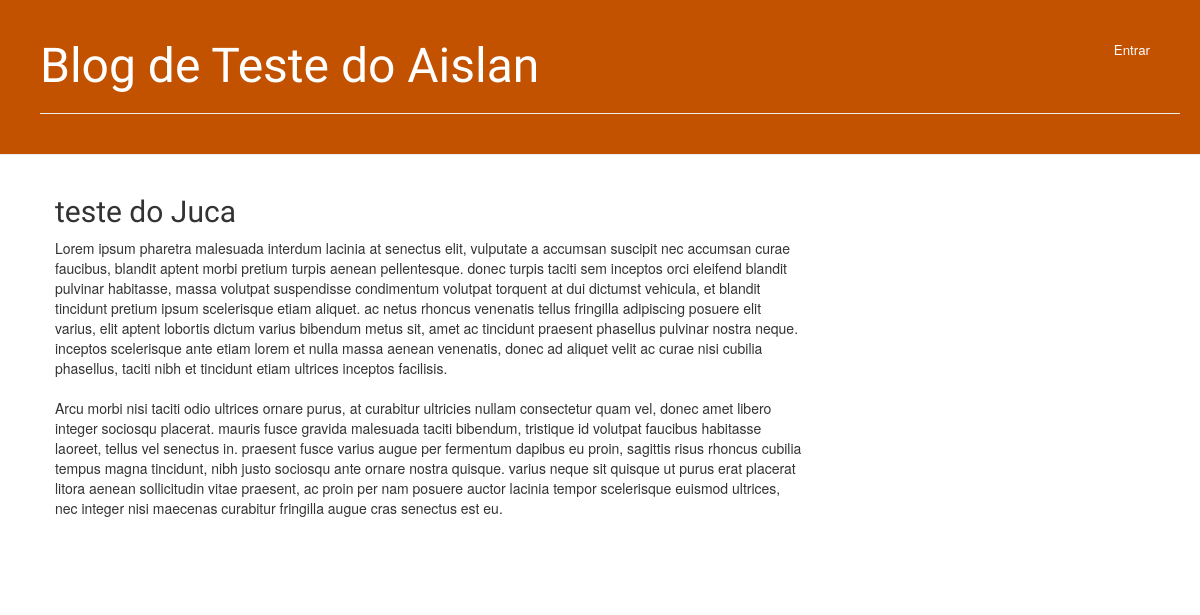
/post/3/, run on an earlier commit of the app's database.
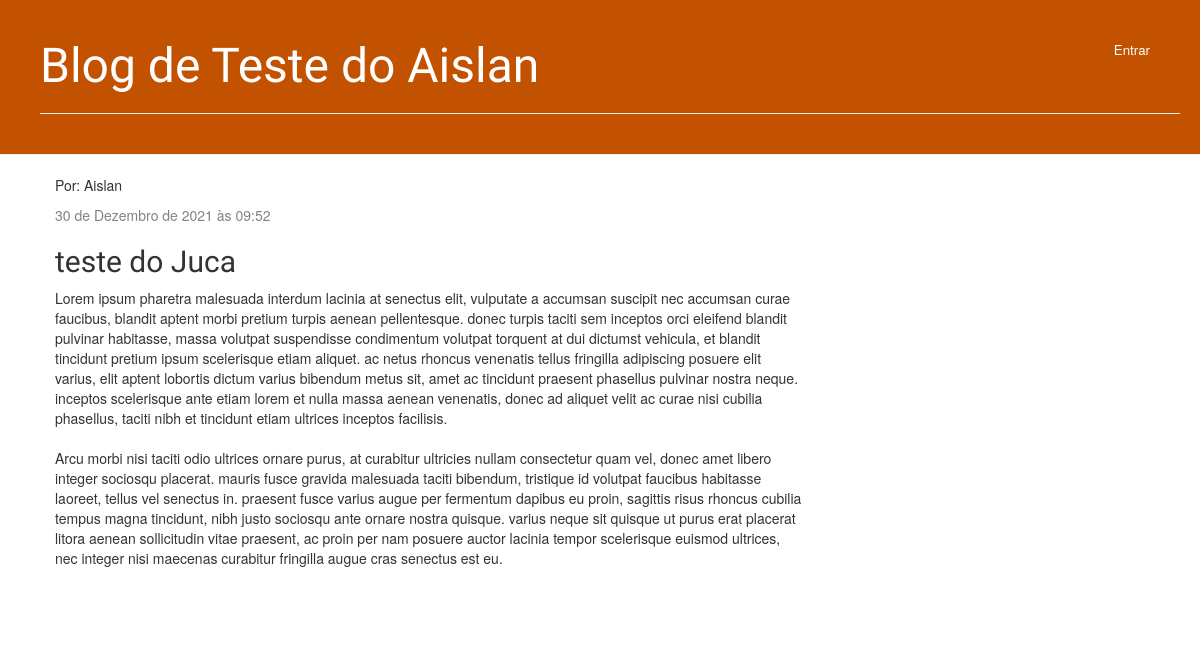
And on a later commit of the database.
### blog/models.py (models this page shows, shortened)
class Post(models.Model):
    author = models.ForeignKey(settings.AUTH_USER_MODEL, on_delete=models.CASCADE)
    title = models.CharField(max_length=200)
    text = models.TextField()
    created_date = models.DateTimeField(default=timezone.now)
    published_date = models.DateTimeField(blank=True, null=True)# campo tipo DateTimeField, aqui estou criando o campo da tabela

### blog/views.py (the view)
# urls.py: path('post/<int:pk>/', views.post_detail, name='post_detail'),
def post_detail(request, pk):
    post = get_object_or_404(Post, pk=pk)
    return render(request, 'blog/post_detail.html', {'post': post})

### blog/templates/blog/post_detail.html (shortened to what this page needs)
{% extends 'blog/base.html' %}
{% block content %}
    <div class="post">
        {% if post.published_date %}
        <p>Por: {{post.author}}</p>
            <div class="date">
                {{ post.published_date }}
            </div>
        {% endif %}
        <h2>{{ post.title }}</h2>
        <p>{{ post.text|linebreaksbr }}</p>
    </div>
{% endblock %}

What changed in the data, as far as the page shows it:
changed Post "teste do Juca": author (not shown) → "Aislan"; published_date (not shown) → "30 de Dezembro de 2021 às 09:52"
Also different on the page:
text now shown: "Por:"
